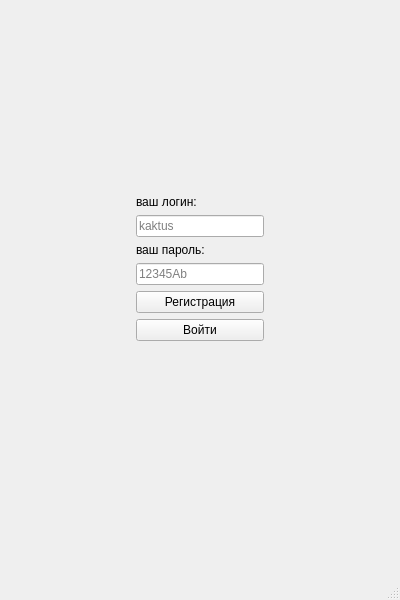
<?xml version="1.0" encoding="UTF-8"?>
<ui version="4.0">
 <class>MainWindow</class>
 <widget class="QMainWindow" name="MainWindow">
  <property name="geometry">
   <rect>
    <x>0</x>
    <y>0</y>
    <width>400</width>
    <height>600</height>
   </rect>
  </property>
  <property name="windowTitle">
   <string>MainWindow</string>
  </property>
  <widget class="QWidget" name="centralwidget">
   <layout class="QHBoxLayout" name="horizontalLayout">
    <item>
     <spacer name="horizontalSpacer">
      <property name="orientation">
       <enum>Qt::Horizontal</enum>
      </property>
      <property name="sizeHint" stdset="0">
       <size>
        <width>40</width>
        <height>20</height>
       </size>
      </property>
     </spacer>
    </item>
    <item>
     <layout class="QVBoxLayout" name="verticalLayout_3">
      <property name="sizeConstraint">
       <enum>QLayout::SetDefaultConstraint</enum>
      </property>
      <item>
       <layout class="QVBoxLayout" name="verticalLayout">
        <item>
         <spacer name="verticalSpacer">
          <property name="orientation">
           <enum>Qt::Vertical</enum>
          </property>
          <property name="sizeHint" stdset="0">
           <size>
            <width>20</width>
            <height>40</height>
           </size>
          </property>
         </spacer>
        </item>
        <item>
         <widget class="QLabel" name="label_login">
          <property name="text">
           <string>ваш логин:</string>
          </property>
         </widget>
        </item>
        <item>
         <widget class="QLineEdit" name="lineEdit_login">
          <property name="placeholderText">
           <string>kaktus</string>
          </property>
          <property name="clearButtonEnabled">
           <bool>false</bool>
          </property>
         </widget>
        </item>
       </layout>
      </item>
      <item>
       <layout class="QVBoxLayout" name="verticalLayout_2">
        <property name="sizeConstraint">
         <enum>QLayout::SetMinAndMaxSize</enum>
        </property>
        <item>
         <widget class="QLabel" name="label_password">
          <property name="maximumSize">
           <size>
            <width>16777215</width>
            <height>16777215</height>
           </size>
          </property>
          <property name="text">
           <string>ваш пароль:</string>
          </property>
         </widget>
        </item>
        <item>
         <widget class="QLineEdit" name="lineEdit_password">
          <property name="echoMode">
           <enum>QLineEdit::Password</enum>
          </property>
          <property name="placeholderText">
           <string>12345Ab</string>
          </property>
          <property name="cursorMoveStyle">
           <enum>Qt::LogicalMoveStyle</enum>
          </property>
          <property name="clearButtonEnabled">
           <bool>true</bool>
          </property>
         </widget>
        </item>
       </layout>
      </item>
      <item>
       <widget class="QPushButton" name="pushButton_2">
        <property name="text">
         <string>Регистрация</string>
        </property>
       </widget>
      </item>
      <item>
       <widget class="QPushButton" name="pushButton">
        <property name="enabled">
         <bool>true</bool>
        </property>
        <property name="cursor">
         <cursorShape>ArrowCursor</cursorShape>
        </property>
        <property name="text">
         <string>Войти</string>
        </property>
        <property name="autoDefault">
         <bool>false</bool>
        </property>
        <property name="default">
         <bool>false</bool>
        </property>
        <property name="flat">
         <bool>false</bool>
        </property>
       </widget>
      </item>
      <item>
       <spacer name="verticalSpacer_2">
        <property name="orientation">
         <enum>Qt::Vertical</enum>
        </property>
        <property name="sizeHint" stdset="0">
         <size>
          <width>20</width>
          <height>40</height>
         </size>
        </property>
       </spacer>
      </item>
     </layout>
    </item>
    <item>
     <spacer name="horizontalSpacer_2">
      <property name="orientation">
       <enum>Qt::Horizontal</enum>
      </property>
      <property name="sizeHint" stdset="0">
       <size>
        <width>40</width>
        <height>20</height>
       </size>
      </property>
     </spacer>
    </item>
   </layout>
  </widget>
  <widget class="QMenuBar" name="menubar">
   <property name="geometry">
    <rect>
     <x>0</x>
     <y>0</y>
     <width>400</width>
     <height>21</height>
    </rect>
   </property>
  </widget>
  <widget class="QStatusBar" name="statusbar"/>
 </widget>
 <resources/>
 <connections/>
</ui>
